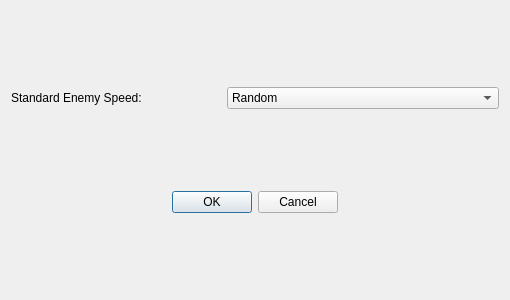
<?xml version="1.0" encoding="UTF-8"?>
<ui version="4.0">
 <class>Difficulty_Base_Form</class>
 <widget class="QDialog" name="Difficulty_Base_Form">
  <property name="geometry">
   <rect>
    <x>0</x>
    <y>0</y>
    <width>510</width>
    <height>300</height>
   </rect>
  </property>
  <property name="windowTitle">
   <string>Configure Base Game</string>
  </property>
  <layout class="QVBoxLayout" name="verticalLayout">
   <item>
    <layout class="QHBoxLayout" name="layoutStandardEnemySpeed">
     <item>
      <widget class="QLabel" name="lblStandardEnemySpeed">
       <property name="text">
        <string>Standard Enemy Speed:</string>
       </property>
      </widget>
     </item>
     <item>
      <widget class="QComboBox" name="comboStandardEnemySpeed">
       <item>
        <property name="text">
         <string>Random</string>
        </property>
       </item>
       <item>
        <property name="text">
         <string>Lakitus &gt; Flying Cheep-Cheeps &gt; Bullet Bills</string>
        </property>
       </item>
      </widget>
     </item>
    </layout>
   </item>
   <item>
    <widget class="QDialogButtonBox" name="buttonBox">
     <property name="orientation">
      <enum>Qt::Horizontal</enum>
     </property>
     <property name="standardButtons">
      <set>QDialogButtonBox::Cancel|QDialogButtonBox::Ok</set>
     </property>
     <property name="centerButtons">
      <bool>true</bool>
     </property>
    </widget>
   </item>
  </layout>
 </widget>
 <resources/>
 <connections>
  <connection>
   <sender>buttonBox</sender>
   <signal>accepted()</signal>
   <receiver>Difficulty_Base_Form</receiver>
   <slot>accept()</slot>
   <hints>
    <hint type="sourcelabel">
     <x>248</x>
     <y>254</y>
    </hint>
    <hint type="destinationlabel">
     <x>157</x>
     <y>274</y>
    </hint>
   </hints>
  </connection>
  <connection>
   <sender>buttonBox</sender>
   <signal>rejected()</signal>
   <receiver>Difficulty_Base_Form</receiver>
   <slot>reject()</slot>
   <hints>
    <hint type="sourcelabel">
     <x>316</x>
     <y>260</y>
    </hint>
    <hint type="destinationlabel">
     <x>286</x>
     <y>274</y>
    </hint>
   </hints>
  </connection>
 </connections>
</ui>
